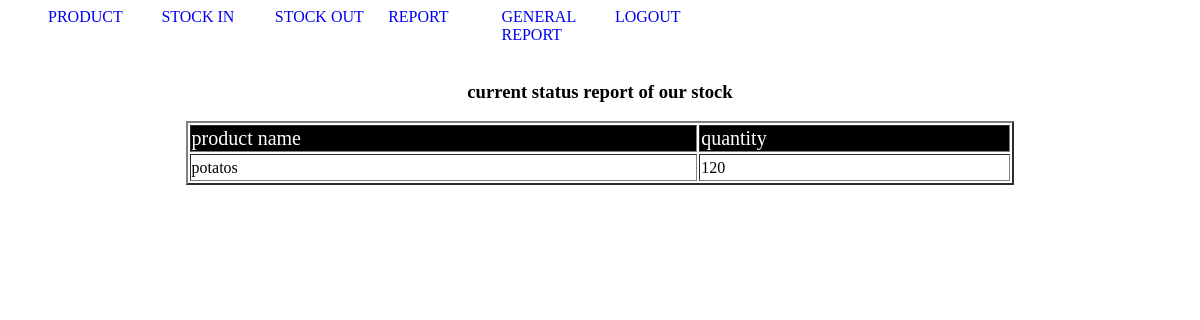
The page /workers/report.php (signed in) on the database as committed earlier.
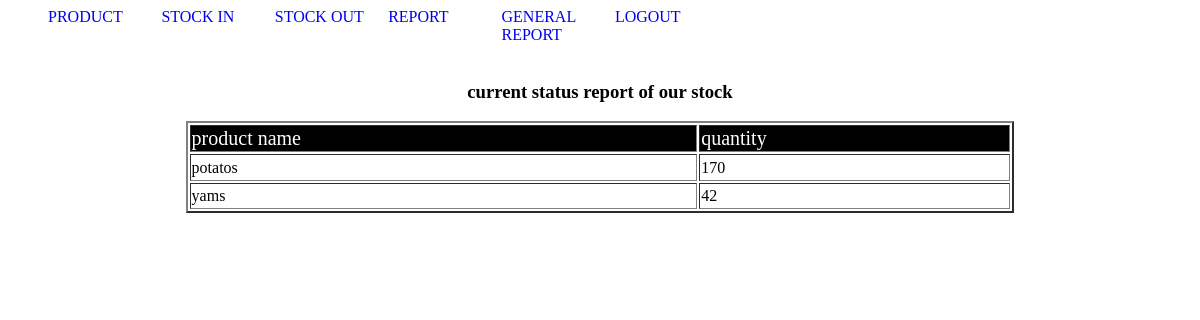
The same page on the database as committed later.
### tables this page shows
CREATE TABLE `stock` (
  `id` int(11) NOT NULL,
  `pid` int(11) NOT NULL,
  `quantity` int(11) NOT NULL
);

CREATE TABLE `product` (
  `pid` int(11) NOT NULL,
  `pname` varchar(30) NOT NULL,
  `decription` varchar(30) NOT NULL
);

### workers/report.php (the view, shortened to what this page needs)
<?php
 include('../connection.php');
?>
<html lang="en">
<head>
    <link rel="stylesheet" href="../style.css">
</head>
<body>
    <?php
        include('menu.php');
    ?>
    <br> <br> <br>
    <center>
    <h3 class='title'>current status report of our stock </h3>
<table>
    <table border='2'>
        <tr class='hr'>
            <td>product name</td> <td>quantity </td>
        </tr>
        <?php
        $ok=mysqli_query($connect,"select pname,quantity from stock,product where stock.pid=product.pid");
        while($row=mysqli_fetch_array($ok)){
            ?>
        <tr>
                <td><?php echo $row['pname'] ?></td>
                 <td><?php echo $row['quantity'] ?></td>
            </tr>
            <?php
        }
        ?>
    </table>
</table>
</center>
</body>
</html>

### workers/menu.php
<ul>
    <li> <a href="index.php">PRODUCT</li></a>
    <li> <a href="stockin.php">STOCK IN</li></a>
    <li> <a href="stockout.php">STOCK OUT</li></a>
    <li> <a href="report.php">REPORT</li></a>
    <li> <a href="generalreport.php">GENERAL REPORT</li></a>
    <li> <a href="../logout.php">LOGOUT</li></a>
</ul>

### style.css (style rules this page uses)
ul li { list-style: none; float: left; width: 3cm; }
table { width: 70%; }
tr { height: 0.7cm; }
.hr { background-color: black; color: white; font-size: 20px; }
a { text-decoration: none; }

Rows that differ between the two databases and show on the page:
changed stock "potatos": quantity "120" → "170"
added stock: pid.pname "yams", quantity "42"
